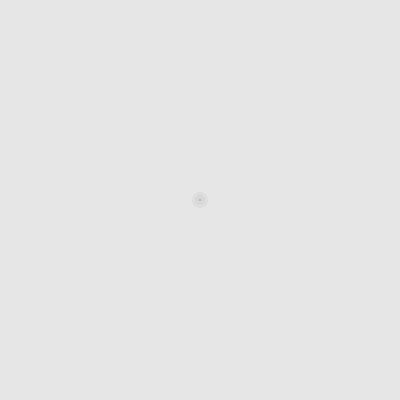
Frame 1 (no input)
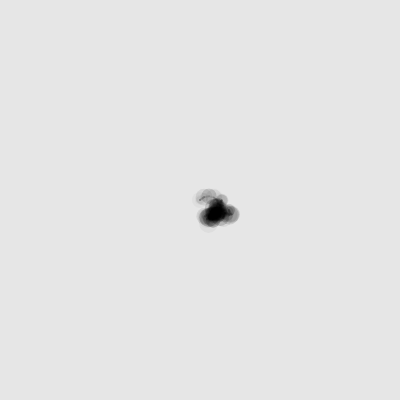
Frame 60 (no input)
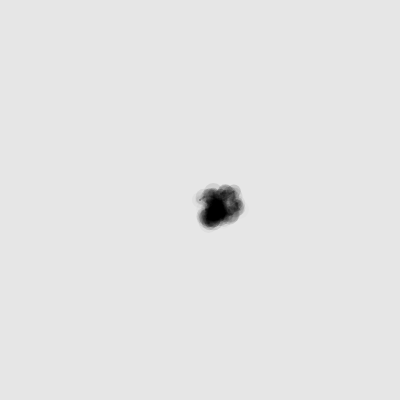
Frame 120 (the mouse pressed at the canvas centre since frame 60)

The p5.js sketch that drew these frames (run headless with seeded random() and noise() and a simulated clock; from frame 60 on, the mouse is pressed at the canvas centre):

// p5.js sketch
// ── sketch.js
// let x;
// let y;
let pos;
let prev;

function setup() {
  createCanvas(400, 400);
  background(230);
  x = 200;
  y = 200;
  pos = createVector(200, 200);
  prev = pos.copy();
}

function draw() {
  stroke(0, random(20, 60));
  strokeWeight(2);
  line(pos.x, pos.y, prev.x, prev.y);

  noStroke();
  fill(0, random(40));
  ellipse(pos.x, pos.y, random(5, 20));
  ellipse(prev.x, prev.y, random(5, 20));
  prev.set(pos);

  let step = p5.Vector.random2D();
  step.mult(5);
  pos.add(step);
}
